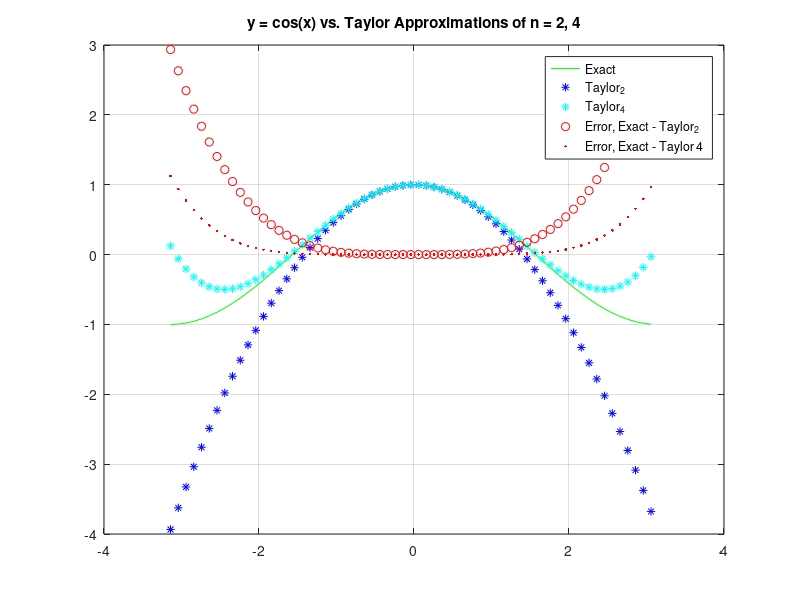

Reproduce this figure in MATLAB.
% Problem 1, HW 1
% Roxanne Lutz
% 9/2/25
% MATH375
clc, clearvars
close all

h = 0.1; % domain spacing of 0.1
x = [-pi:h:pi]; % domain [-pi, pi]

y_exact = cos(x); % exact cos(x) function
y_taylor2 = 1 - (1/2)*(x.^2); % taylor approx, n = 2

figure(1); % init the figure

% --------------------------------------
% plot part (a):
% plot exact y and taylor approximation on n = 2
% --------------------------------------

plot(x, y_exact, 'g-'); hold on;
plot(x, y_taylor2, 'b*'); hold on;

% --------------------------------------
% plot part (b):
% plot taylor approximation of n = 4
% --------------------------------------

y_taylor4 = y_taylor2 + (1/24)*(x.^4);

plot(x, y_taylor4, 'c*'); hold on;

% --------------------------------------
% plot part (c)
% plot absolute errors e_2 and e_4
% --------------------------------------

% formula for absolute/actual error: |f(x) - P_n(x)|
e_2 = abs(y_exact - y_taylor2);
e_4 = abs(y_exact - y_taylor4);

plot(x, e_2, 'ro', x, e_4, 'r.'); hold on;

% some coherency for analyzing

legend( ...
    'Exact', ...
    'Taylor_2', ...
    'Taylor_4', ...
    'Error, Exact - Taylor_2', ...
    'Error, Exact - Taylor_ 4');
title('y = cos(x) vs. Taylor Approximations of n = 2, 4');
grid on;
